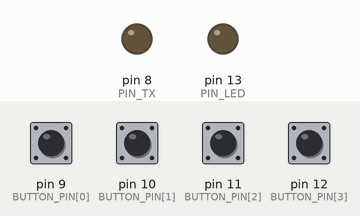
A sketch run on a simulated Arduino Uno, built with avr-gcc and run on an emulated ATmega328P. Parts: output pins drawn as LEDs (lit = HIGH). Inputs (shaded band) come from the test bench; at power-on: pin 9 (BUTTON_PIN[0]), pin 10 (BUTTON_PIN[1]), pin 11 (BUTTON_PIN[2]), pin 12 (BUTTON_PIN[3]) HIGH. EEPROM starts erased.

Above: at 1.2 s.
1.3 s: pin 9 (BUTTON_PIN[0]) pulled LOW for 0.15 s
At 4.1 s:
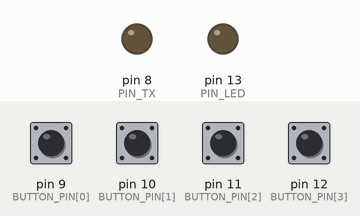
4.3 s: pin 10 (BUTTON_PIN[1]) pulled LOW for 0.15 s
At 6.44 s:
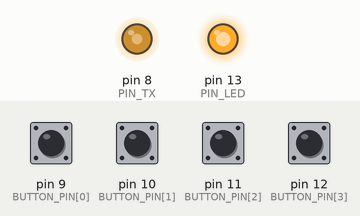
7.3 s: pin 11 (BUTTON_PIN[2]) pulled LOW for 0.15 s
At 10.1 s:
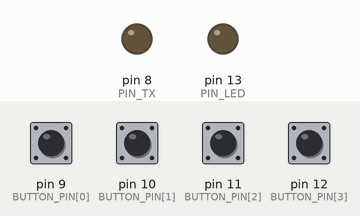
10.3 s: pin 12 (BUTTON_PIN[3]) pulled LOW for 0.15 s
At 12.44 s:
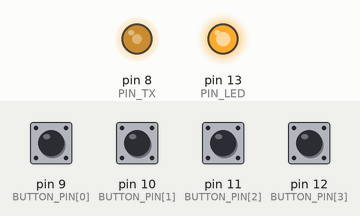
13.3 s: pin 9 (BUTTON_PIN[0]) pulled LOW for 1 s
At 14.36 s:
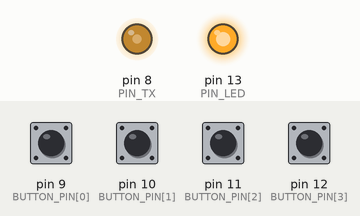
16.3 s: pin 10 (BUTTON_PIN[1]) pulled LOW for 1 s
At 18.44 s:
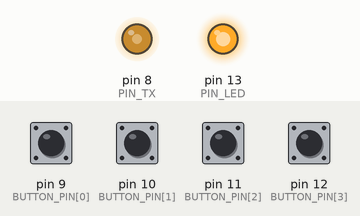
Timing chart, 0 to 20.0 s (numbered marks = the images above; inputs shaded):
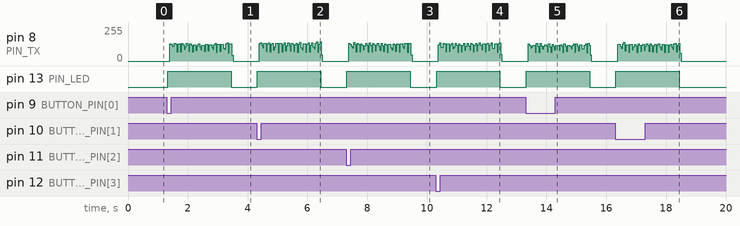

The sketch:

niceOneEncoder.ino
```cpp
// (licence header left out)
#include <EEPROM.h>
#include <avr/pgmspace.h>

/* ======================= configuration ======================= */

#define REMOTE_SERIAL 0x1234567UL /* 28-bit remote serial */
#define FRAME_BITS    72          /* 72 = Nice One, 52 = Nice Flor-S */

#define PIN_TX  8                 /* OOK transmitter data input */
#define PIN_LED LED_BUILTIN       /* D13 on Uno/Nano, lit while transmitting */

/* Buttons wired to GND, using the internal pull-ups. */
static const uint8_t BUTTON_PIN[4] = { 9, 10, 11, 12 };

/* Nice button codes are positional: button 1..4 = 0x1, 0x2, 0x4, 0x8 */
static const uint8_t BUTTON_CODE[4] = { 0x1, 0x2, 0x4, 0x8 };

/* ======================= protocol ======================= */

/* Pulse widths in microseconds.
 * bit 1 = TE_LONG high + TE_SHORT low
 * bit 0 = TE_SHORT high + TE_LONG low
 * start and stop bit = 3 * TE_SHORT
 * each frame is preceded by GAP_UNITS * TE_SHORT of silence
 */
#define TE_SHORT  500
#define TE_LONG   1000
#define GAP_UNITS 37
#define PARCELS   16 /* repetitions sent per button press */

/* Key used by the Nice cipher. Indexed by 5 bits, so 32 bytes are enough. */
static const uint8_t NICE_KEY[32] PROGMEM = {
  0x19, 0x05, 0x3F, 0x61, 0xCB, 0x6D, 0x45, 0x0A,
  0x03, 0x07, 0x40, 0x05, 0x47, 0x86, 0xB4, 0x4A,
  0x29, 0x9E, 0x66, 0xC7, 0x5D, 0x76, 0xAF, 0x65,
  0x3C, 0x4D, 0x8F, 0xAE, 0x67, 0x94, 0x1D, 0x55
};

/* ======================= counter ======================= */

/* The receiver only accepts a counter higher than the last one it saw, so it
 * has to survive power loss.
 */
#define EEPROM_BASE  0
#define EEPROM_MAGIC 0x4E31

static uint16_t counter;

static void counterLoad(void) {
  uint16_t magic = 0;
  EEPROM.get(EEPROM_BASE, magic);
  if (magic == EEPROM_MAGIC) {
    EEPROM.get(EEPROM_BASE + 2, counter);
  } else {
    counter = 0;
  }
}

static void counterSave(void) {
  uint16_t magic = EEPROM_MAGIC;
  EEPROM.put(EEPROM_BASE, magic);
  EEPROM.put(EEPROM_BASE + 2, counter);
}

/* ======================= cipher ======================= */

static inline uint8_t keyByte(uint8_t i) {
  return pgm_read_byte(&NICE_KEY[i & 0x1F]);
}

static void magicXor(uint8_t *p, uint8_t k) {
  for (uint8_t i = 1; i < 6; i++) p[i] ^= k;
}

/* Encrypts (serial << 16 | counter) into the 48-bit frame body. */
static uint64_t niceEncrypt(uint64_t data) {
  uint8_t p[6];
  for (uint8_t i = 0; i < 6; i++) p[i] = (uint8_t)((data >> (8 * i)) & 0xFF);

  for (uint8_t round = 0; round < 2; round++) {
    uint8_t k = keyByte(p[0] & 0x1F);
    magicXor(p, k);
    p[5] &= 0x0F;
    p[0] ^= (uint8_t)(k & 0xE0);

    k = (uint8_t)(keyByte(p[0] >> 3) + 0x25);
    magicXor(p, k);
    p[5] &= 0x0F;
    p[0] ^= (uint8_t)(k & 0x07);

    if (round == 0) {
      uint8_t t = p[0];
      p[0] = p[1];
      p[1] = t;
    }
  }

  /* final byte swap and inversion */
  p[5] = (uint8_t)((~p[5]) & 0x0F);
  uint8_t k = (uint8_t)~p[4];
  p[4] = (uint8_t)~p[0];
  p[0] = (uint8_t)~p[2];
  p[2] = k;
  k = (uint8_t)~p[3];
  p[3] = (uint8_t)~p[1];
  p[1] = k;

  uint64_t out = 0;
  for (int8_t i = 5; i >= 0; i--) out = (out << 8) | p[i];
  return out;
}

/* ======================= frame assembly ======================= */

/* Frame fields, as transmitted:
 *   nibble 0  button code
 *   nibble 1  0x0F ^ button ^ parcel
 *   nibble 2  encrypted body, high nibble
 *   byte 2..6 encrypted body
 * Nice One appends 20 more bits: parcel code, hold flag and a CRC8.
 */
static uint8_t frame[10];

static void frameBuild(uint8_t button, uint8_t parcel) {
  uint64_t body = niceEncrypt(((uint64_t)(REMOTE_SERIAL & 0x0FFFFFFFUL) << 16) | counter);
  uint8_t head = (uint8_t)(((button & 0x0F) << 4) | ((0x0F ^ button ^ parcel) & 0x0F));
  uint64_t key = ((uint64_t)head << 44) | body;

  for (uint8_t i = 0; i < 7; i++) frame[i] = (uint8_t)((key >> (48 - 8 * i)) & 0xFF);
  frame[7] = frame[8] = frame[9] = 0;
}

static uint64_t frameKey52(void) {
  uint64_t v = (uint64_t)(frame[0] & 0x0F);
  for (uint8_t i = 1; i < 7; i++) v = (v << 8) | frame[i];
  return v;
}

static uint8_t frameBit(uint8_t i) {
  return (uint8_t)((frame[i >> 3] >> (7 - (i & 7))) & 1);
}

/* CRC8 over frame bits 4..67: reflected, polynomial 0x97, init 0xFF,
 * result bit-reversed.
 */
static uint8_t frameCrc(void) {
  uint8_t reg = 0xFF;
  for (uint8_t i = 4; i < 68; i++) {
    uint8_t feedback = (uint8_t)((reg & 1) ^ frameBit(i));
    reg >>= 1;
    if (feedback) reg ^= 0x97;
  }
  uint8_t crc = 0;
  for (uint8_t i = 0; i < 8; i++) crc = (uint8_t)((crc << 1) | ((reg >> i) & 1));
  return crc;
}

/* Builds the 20-bit Nice One extension and returns it right-aligned. */
static uint32_t frameExtension(uint8_t parcel, bool hold) {
  uint8_t k = (uint8_t)(((parcel < 4) ? 0x8F : 0x80) ^ parcel);
  frame[7] = k;
  frame[8] = (uint8_t)((hold ? 0x10 : 0x00) ^ (uint8_t)(k << 4));
  frame[9] = 0;

  uint8_t crc = frameCrc();
  frame[8] = (uint8_t)(frame[8] | (crc >> 4));
  frame[9] = (uint8_t)(crc << 4);

  uint32_t ext = ((uint32_t)frame[7] << 16) | ((uint32_t)frame[8] << 8) | frame[9];
  return (ext >> 4) & 0xFFFFFUL;
}

/* ======================= transmit ======================= */

static void txBit(uint8_t bit) {
  if (bit) {
    digitalWrite(PIN_TX, HIGH);
    delayMicroseconds(TE_LONG);
    digitalWrite(PIN_TX, LOW);
    delayMicroseconds(TE_SHORT);
  } else {
    digitalWrite(PIN_TX, HIGH);
    delayMicroseconds(TE_SHORT);
    digitalWrite(PIN_TX, LOW);
    delayMicroseconds(TE_LONG);
  }
}

static void txParcel(uint64_t key, uint32_t ext) {
  digitalWrite(PIN_TX, LOW);
  for (uint8_t i = 0; i < GAP_UNITS; i++) delayMicroseconds(TE_SHORT);

  digitalWrite(PIN_TX, HIGH); /* start bit */
  delayMicroseconds(TE_SHORT * 3);
  digitalWrite(PIN_TX, LOW);
  delayMicroseconds(TE_SHORT * 3);

  for (int8_t i = 51; i >= 0; i--) txBit((uint8_t)((key >> i) & 1));
  if (FRAME_BITS == 72) {
    for (int8_t i = 19; i >= 0; i--) txBit((uint8_t)((ext >> i) & 1));
  }

  digitalWrite(PIN_TX, HIGH); /* stop bit */
  delayMicroseconds(TE_SHORT * 3);
  digitalWrite(PIN_TX, LOW);
}

/* One button press: advance the counter, store it, then repeat the frame.
 * Only the first parcel has the hold flag clear.
 */
static void transmit(uint8_t button) {
  counter++;
  counterSave();

  digitalWrite(PIN_LED, HIGH);
  for (uint8_t parcel = 0; parcel < PARCELS; parcel++) {
    frameBuild(button, parcel);
    uint64_t key = frameKey52();
    uint32_t ext = (FRAME_BITS == 72) ? frameExtension(parcel, parcel != 0) : 0;
    txParcel(key, ext);
  }
  digitalWrite(PIN_LED, LOW);
}

/* ======================= sketch ======================= */

void setup() {
  for (uint8_t i = 0; i < 4; i++) pinMode(BUTTON_PIN[i], INPUT_PULLUP);
  pinMode(PIN_LED, OUTPUT);
  digitalWrite(PIN_LED, LOW);
  pinMode(PIN_TX, OUTPUT);
  digitalWrite(PIN_TX, LOW);

  counterLoad();
}

void loop() {
  for (uint8_t i = 0; i < 4; i++) {
    if (digitalRead(BUTTON_PIN[i]) == LOW) {
      delay(20); /* debounce */
      if (digitalRead(BUTTON_PIN[i]) != LOW) continue;

      transmit(BUTTON_CODE[i]);

      while (digitalRead(BUTTON_PIN[i]) == LOW) delay(10); /* one frame per press */
      delay(20);
    }
  }
}
```

Measured:
- after the input at 1.3 s, pin 13 (PIN_LED): LOW → HIGH at once, → LOW 2.1 s later
- after the input at 4.3 s, pin 13 (PIN_LED): LOW → HIGH at once, → LOW 2.1 s later
- after the input at 7.3 s, pin 13 (PIN_LED): LOW → HIGH at once, → LOW 2.1 s later
- after the input at 10.3 s, pin 13 (PIN_LED): LOW → HIGH at once, → LOW 2.1 s later
- after the input at 13.3 s, pin 13 (PIN_LED): LOW → HIGH at once, → LOW 2.1 s later
- after the input at 16.3 s, pin 13 (PIN_LED): LOW → HIGH at once, → LOW 2.1 s later
